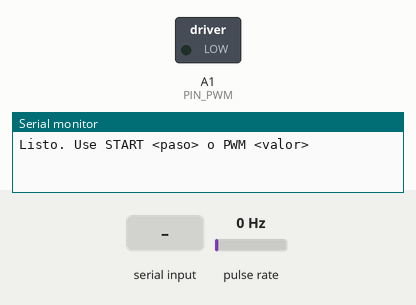
Simulated run of this sketch. Board: Arduino Zero (SAMD21). On the bench: switched loads named in the sketch (green lamp = pin HIGH), the last lines printed to the serial monitor. Wiring (inferred from the names in the program): pulse sensor: data A2. The test bench sets the inputs (shaded band); at power-on: pulse rate 0 Hz.

Above: at 1.2 s.
1.3 s: "START 90\n" received over Serial
At 4.1 s:
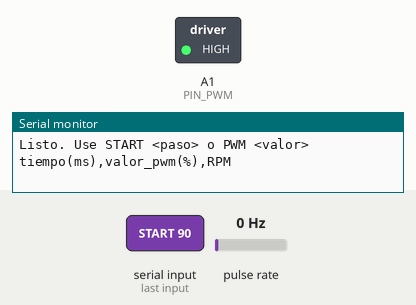
4.3 s: "START ,45\n" received over Serial
At 5.2 s:
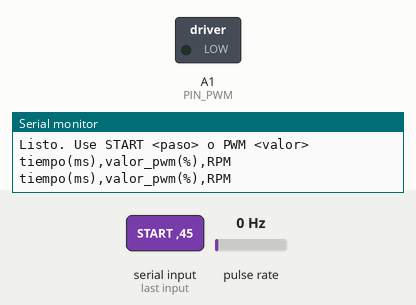
5.8 s: "PWM 90\n" received over Serial
At 6.3 s:
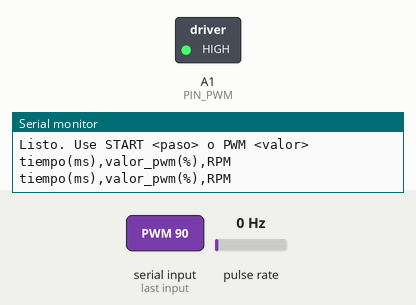
8.3 s: "PWM ,45\n" received over Serial
At 9.4 s:
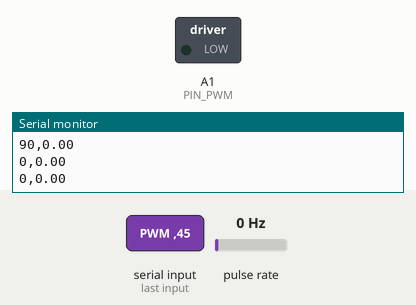
Timing chart, 0 to 10.8 s (numbered marks = the images above; inputs shaded):
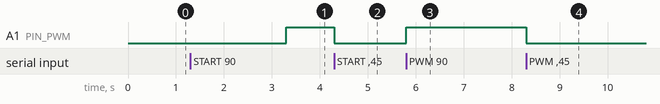

The sketch:

Implementacion.ino
```cpp
/**
 * @file Implementacion.ino
 *
 * @brief Medición de RPM con control PWM escalonado en Arduino
 *
 *  Este archivo contiene la implementación de un sistema para medir las revoluciones por minuto (RPM) de un motor DC utilizando un encoder y una señal PWM que se incrementa en escalones. Los datos se registran y se envían por el puerto serial para análisis posterio
 *
 *
 *
 *
 */


#define PIN_ENCODER           16    // Pin del encoder
#define PIN_PWM               15    // Pin del PWM
#define PULSOS_POR_VUELTA     20    // Pulsos por vuelta del encoder
#define FRECUENCIA_PWM        250   // Frecuencia del PWM en Hz
#define RESOLUCION_PWM        8     // Resolución del PWM en bits

#define MAX_MUESTRAS          20000  // máximo permitido

/**
 * @brief Estructura para almacenar los datos de cada muestra
 *
 */
struct Buffer {
  unsigned long tiempo;
  uint8_t valor_pwm;
  float rpm;
};

Buffer datos[MAX_MUESTRAS];   // Buffer para almacenar los datos de las muestras

volatile int conteo_pulsos = 0;   // Contador de pulsos del encoder


/**
 * @brief Enumeración para los estados del sistema
 */
enum Estado { WAIT, MANUAL, CAPTURA };

Estado estado = WAIT;   // Estado inicial del sistema

uint8_t PWM_CYCLE = 0;
unsigned long tiempo_ultima_muestra = 0;
unsigned long tiempo_ultimo_reporte = 0;
unsigned long tiempo_inicio_captura = 0;
unsigned long tiempo_inicio_escalon = 0;

int buffIndex = 0;
int escalon_actual = 0;
int TOTAL_ESCALONES = 0;
int ESCALON_PORCENTAJE = 20;


/**
 * @brief Función de interrupción para contar los pulsos del encoder
 *
 */
void contarPulsos() {
  conteo_pulsos++;
}

/**
 * @brief Función de configuración inicial
 *
 * Configura los pines, la frecuencia y resolución del PWM, y establece la comunicación serial.
 */
void setup() {
  Serial.begin(115200);
  pinMode(PIN_ENCODER, INPUT_PULLUP);
  attachInterrupt(digitalPinToInterrupt(PIN_ENCODER), contarPulsos, RISING);

  pinMode(PIN_PWM, OUTPUT);
  analogWriteFreq(FRECUENCIA_PWM);
  analogWriteResolution(RESOLUCION_PWM);
  analogWrite(PIN_PWM, 0);

  Serial.println("Listo. Use START <paso> o PWM <valor>");
}

/**
 * @brief Función principal del programa
 *
 * En esta función se manejan los estados del sistema, se leen los comandos por USB y se realizan las mediciones.
 */
void loop() {
  unsigned long tiempo_actual = millis();

  // Lectura de comandos por USB
  if (Serial.available()) {
    String cmd = Serial.readStringUntil('\n');
    cmd.trim();

    if (cmd.startsWith("START ")) {
      ESCALON_PORCENTAJE = constrain(cmd.substring(6).toInt(), 1, 100);
      int NUM_ESCALONES_SUBIDA = (100 / ESCALON_PORCENTAJE) + 1;
      int NUM_ESCALONES_BAJADA = NUM_ESCALONES_SUBIDA - 1;
      TOTAL_ESCALONES = NUM_ESCALONES_SUBIDA + NUM_ESCALONES_BAJADA;
      buffIndex = 0;
      escalon_actual = 0;
      tiempo_inicio_captura = tiempo_actual;
      tiempo_inicio_escalon = tiempo_actual;
      tiempo_ultima_muestra = tiempo_actual;
      analogWrite(PIN_PWM, 0);
      estado = CAPTURA;
      Serial.println("tiempo(ms),valor_pwm(%),RPM");
    }
    else if (cmd.startsWith("PWM ")) {
      PWM_CYCLE = constrain(cmd.substring(4).toInt(), 0, 100);
      analogWrite(PIN_PWM, map(PWM_CYCLE, 0, 100, 0, 255));
      tiempo_ultimo_reporte = tiempo_actual;
      estado = MANUAL;
    }
  }

  // Modo MANUAL: Reporta PWM y RPM cada 500ms
  if (estado == MANUAL && (tiempo_actual - tiempo_ultimo_reporte >= 500)) {
    noInterrupts();
    int pulsos = conteo_pulsos;
    conteo_pulsos = 0;
    interrupts();
    float rpm = (pulsos * 1000.0 / 500.0) / PULSOS_POR_VUELTA * 60.0;
    Serial.print(PWM_CYCLE); Serial.print(","); Serial.println(rpm);
    tiempo_ultimo_reporte = tiempo_actual;
  }

  // Modo CAPTURA: Muestrea cada 4ms
  if (estado == CAPTURA && (tiempo_actual - tiempo_ultima_muestra >= 4)) {
    noInterrupts();
    int pulsos = conteo_pulsos;
    conteo_pulsos = 0;
    interrupts();
    float rpm = (pulsos * 1000.0 / 4.0) / PULSOS_POR_VUELTA * 60.0;
    unsigned long tiempo_rel = tiempo_actual - tiempo_inicio_captura;

    uint8_t porcentaje_pwm;
    if (escalon_actual < (100 / ESCALON_PORCENTAJE) + 1) {
      porcentaje_pwm = escalon_actual * ESCALON_PORCENTAJE;
    } else {
      porcentaje_pwm = (TOTAL_ESCALONES - escalon_actual) * ESCALON_PORCENTAJE;
    }
    porcentaje_pwm = constrain(porcentaje_pwm, 0, 100);
    uint8_t valor_pwm = map(porcentaje_pwm, 0, 100, 0, 255);
    analogWrite(PIN_PWM, valor_pwm);

    if (buffIndex < MAX_MUESTRAS) {
      datos[buffIndex++] = {tiempo_rel, porcentaje_pwm, rpm};
    }

    tiempo_ultima_muestra = tiempo_actual;
  }

  // Modo CAPTURA: Cambio de escalón cada 2s
  if (estado == CAPTURA && (tiempo_actual - tiempo_inicio_escalon >= 2000)) {
    escalon_actual++;
    tiempo_inicio_escalon = tiempo_actual;

    if (escalon_actual >= TOTAL_ESCALONES) {
      analogWrite(PIN_PWM, 0);
      for (int i = 0; i < buffIndex; i++) {
        Serial.print(datos[i].tiempo);
        Serial.print(',');
        Serial.print(datos[i].valor_pwm);
        Serial.print(',');
        Serial.println(datos[i].rpm);
      }
      estado = WAIT;
    }
  }
}
```

Measured:
- after the input at 1.3 s, A1 (PIN_PWM): LOW → HIGH after 2.0 s
- after the input at 4.3 s, A1 (PIN_PWM): HIGH → LOW at once
- after the input at 5.8 s, A1 (PIN_PWM): LOW → HIGH at once
- after the input at 8.3 s, A1 (PIN_PWM): HIGH → LOW at once
